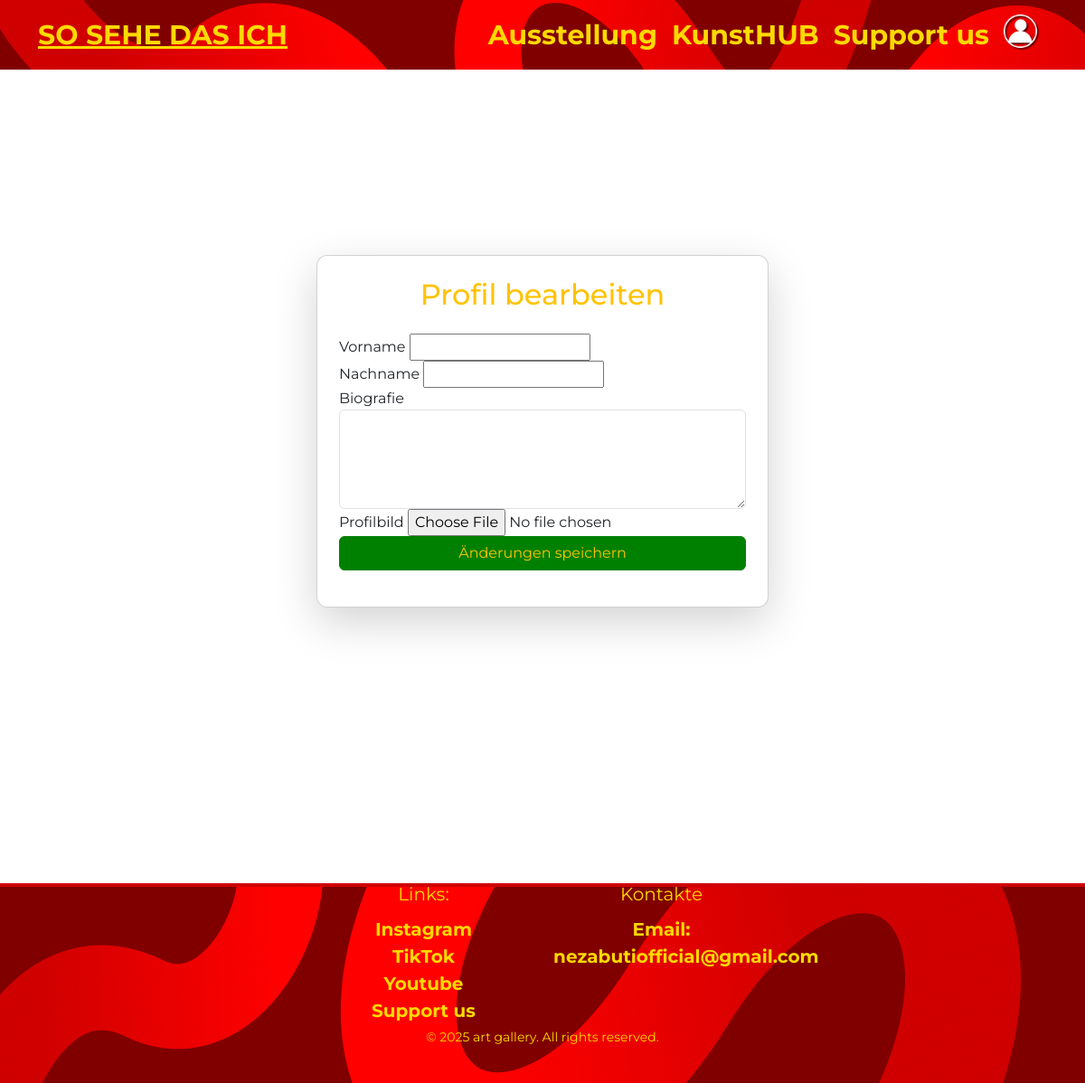
/edit_profile/ (signed in), run on an earlier commit of the app's database.
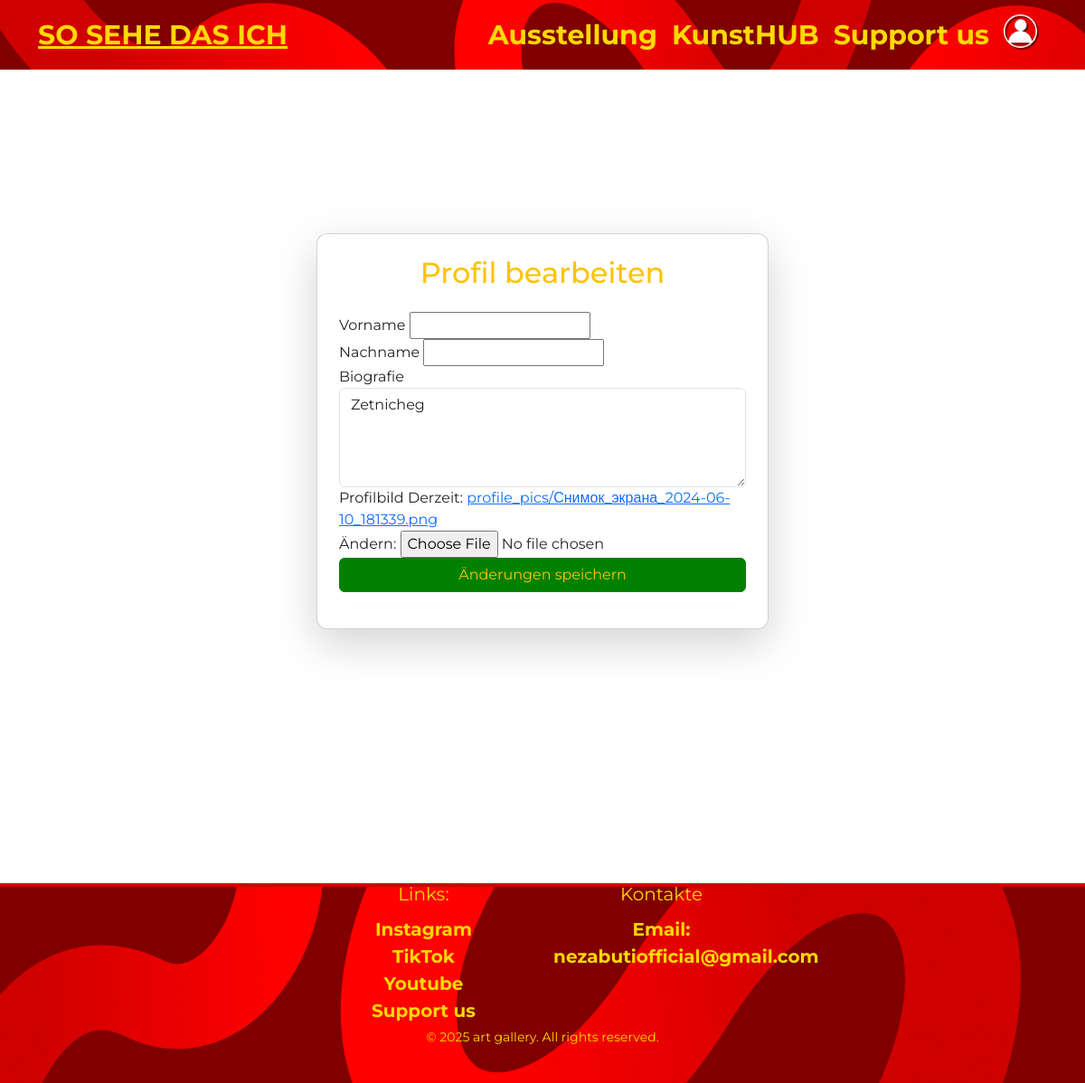
And on a later commit of the database.
### gallery/models.py (models this page shows, shortened)
class Artist(AbstractUser):  # Это твоя кастомная модель пользователя
    bio = models.TextField(blank=True)
    profile_pic = models.ImageField(upload_to='profile_pics/',null=False, blank=False, default='photos/no_image.jpg')
    can_post = models.BooleanField(default=True)

### gallery/views.py (the view)
# urls.py: path('edit_profile/', edit_profile, name='edit_profile'),
@login_required
def edit_profile(request):
    artist = request.user  # Получаем текущего пользователя
    if request.method == 'POST':
        form = ArtistProfileForm(request.POST, request.FILES, instance=artist)
        if form.is_valid():
            form.save()  # Сохраняем изменения
            return redirect('profile')  # Перенаправление в профиль
    else:
        form = ArtistProfileForm(instance=artist)
    return render(request, 'gallery/edit_profile.html', {'form': form})

### gallery/forms.py
class ArtistProfileForm(forms.ModelForm):
    class Meta:
        model = Artist
        fields = ['bio', 'profile_pic','first_name','last_name']  # Поля для редактирования профиля
        widgets = {
            'bio': forms.Textarea(attrs={'rows': 4, 'class': 'form-control'}),  # Виджет для textarea
        }

### gallery/templates/gallery/edit_profile.html (shortened to what this page needs)
{% extends "gallery/base.html" %}
{% load static %}
{% block content %}
<div class="container d-flex justify-content-center align-items-center" style="min-height: 100vh;">
    <div class="card shadow-lg p-4" style="max-width: 500px; width: 100%; border-radius: 12px;">
        <h2 class="text-center mb-4">Profil bearbeiten</h2>
        <form method="POST" enctype="multipart/form-data" class="needs-validation" novalidate>
            <div class="form-group">
                <label for="id_first_name">Vorname</label>
                {{ form.first_name }}
            </div>
            <div class="form-group">
                <label for="id_last_name">Nachname</label>
                {{ form.last_name }}
            </div>
            <div class="form-group">
                <label for="id_bio">Biografie</label>
                {{ form.bio }}
            </div>
            <div class="form-group">
                <label for="id_profile_pic">Profilbild</label>
                {{ form.profile_pic }}
            </div>
            <button type="submit" class="btn btn-warning w-100">Änderungen speichern</button>
        </form>
    </div>
</div>
{% endblock content %}

### gallery/templates/gallery/base.html (shortened to what this page needs)
{% load static %}
<html>
    <head>
            <link rel="stylesheet" href="https://cdn.jsdelivr.net/npm/bootstrap@5.3.0/dist/css/bootstrap.min.css">
            <link rel="stylesheet" href="{% static "gallery/styles.css" %}">
            <link href="https://cdn.jsdelivr.net/npm/bootstrap@5.3.3/dist/css/bootstrap.min.css" rel="stylesheet">
            <link href="https://cdn.jsdelivr.net/npm/bootstrap@5.3.3/dist/css/bootstrap.min.css" rel="stylesheet">
    </head>
    <body>
        <nav class="navbar navbar-expand-lg navbar-dark " style="background-image: url('{% static 'gallery/navbar.png' %}');">
            <div class="container container-navbar">
                <a class="navbar-brand" href="/">SO SEHE DAS ICH</a>
                <div class="collapse navbar-collapse" id="navbarNav">
                    <ul class="navbar-nav ms-auto">
                        <li class="nav-item">
                            <a class="nav-link" href="/gallery_info">Ausstellung</a>
                        </li>
                        <li class="nav-item">
                            <a class="nav-link" href="/gallery">KunstHUB</a>
                        </li>
                        <li class="nav-item">
                            <a class="nav-link" href="/donation">Support us</a>
                        </li>
                        {% if user.is_authenticated %}
                        <li class="nav-item ">
                            <a class="nav-link nav-pic" href="/profile">
                                <img src="{% static "gallery/system_profile_picture.png" %}" alt="ops" class='img-fluid  picture'>
                            </a>
                        </li>
                        {% else %}
                        <li class="nav-item">
                            <a class="nav-link" href="{% url 'login' %}"><img src="{% static "gallery/system_profile_picture.png" %}" alt="ops" class='img-fluid  picture'></a>
                        </li>
                        {% endif %}
                    </ul>
                </div>
            </div>
        </nav>
        {% block content %}
        {% endblock content %}
            <footer class="py-4 footer " style="background-image: url('{% static 'gallery/footer.png' %}');">
                <div class="con">
                    <div class="row">
                        <div class="col-6">
                            <h5 class="footer-text">Links:</h5>
                            <ul class="list-unstyled">
                                <li><a href="https://www.instagram.com/nezabuti_official" class="footer-link">Instagram</a></li>
                                <li><a href="https://www.tiktok.com/@nezabuti" class="footer-link">TikTok</a></li>
                                <li><a href="https://www.youtube.com/@nezabuti" class="footer-link">Youtube</a></li>
                                <li><a href="/donation" class="footer-link">Support us</a></li>
                            </ul>
                        </div>
                        <div class="col-6">
                            <h5 class="footer-text">Kontakte</h5>
                            <p class="footer-mail">Email: nezabutiofficial@gmail.com</p>
                        </div>
                    </div>
                </div>
                <div class="text-center py-3">
                    <small class="shit">&copy; 2025 art gallery. All rights reserved.</small>
                </div>
            </footer>
    </body>
</html>

### gallery/static/gallery/styles.css (style rules this page uses)
body { font-family: 'Montserrat', sans-serif; }
p { font-family: 'Roboto', sans-serif; font-weight: 400; }
.picture { width: 40px; height: 60px; vertical-align: bottom !important; display: flex; }
body { font-family: 'Montserrat', sans-serif !important;; background-color: white !important; }
.footer { margin-top: 100px; }
.con { width: 100%; display: flex; justify-content: center; align-items: center; height: 15%; }
.footer-link { font-family: 'Montserrat', sans-serif; font-size: 20px; font-weight: bold; text-align: center; color: #FFD900 !important; text-decoration: none; }
.footer-text { font-family: 'Montserrat', sans-serif; font-size: 20px; font-weight: normal; text-align: center; line-height: 1.6; color: #FFD900 !important; }
.footer-mail { font-family: 'Montserrat', sans-serif; font-size: 20px; font-weight: bold; text-align: center; color: #FFD900 !important; }
.list-unstyled { justify-content: center; align-items: center ; text-align: center; }
.shit { color: #FFD900 !important; }
.navbar .nav-link { color: #FFD900 !important; font-weight: bold; font-size: 30px; padding-right: 20px; }
.navbar-brand { color: #FFD900 !important; font-weight: bold !important; font-size: 30px !important; padding-right: 20px !important; text-decoration: underline !important; }
.container-navbar { width: 1600px !important; }
html { scrollbar-width: none; }
body { -ms-overflow-style: none; }
h1, h2, h3, .btn-warning, .text-warning { color: #FFC300 !important; }
.btn-warning { background-color: green!important; border-color: green !important; }

What changed in the data, as far as the page shows it:
changed Artist: bio (not shown) → "Zetnicheg"
Also different on the page:
text now shown: "Derzeit: profile_pics/Снимок_экрана_2024-06-10_181339.png Ändern:"
